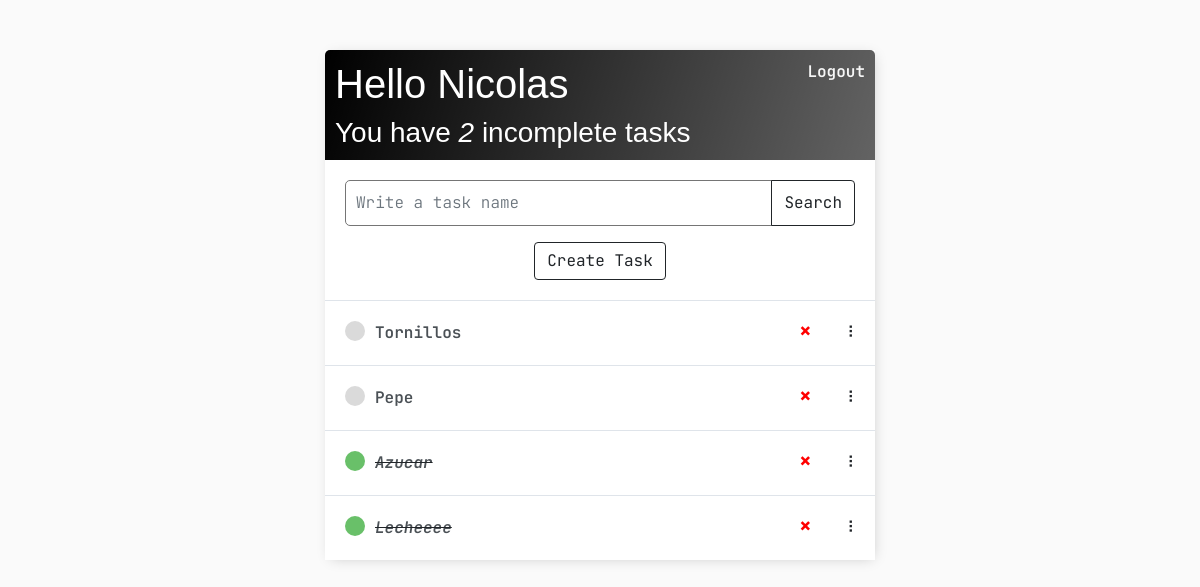
Screenshot of / (signed in) with the database file from the repository.
### base/models.py (models this page shows, shortened)
class Task(models.Model):
    user = models.ForeignKey(User, on_delete= models.CASCADE, null= True, blank= True)
    title = models.CharField(max_length=200)
    description = models.TextField(null= True, blank= True)
    complete = models.BooleanField(default= False)
    create = models.DateTimeField(auto_now_add= True)
    class Meta:
        ordering = ['complete'];

### base/views.py (the view)
# urls.py: path('', TaskList.as_view(), name='tasks'),
class TaskList(LoginRequiredMixin, ListView):
    model = Task
    context_object_name = 'tasks'
    def get_context_data(self, **kwargs):
        context = super().get_context_data(**kwargs)
        context['tasks'] = context['tasks'].filter(user=self.request.user)
        context['count'] = context['tasks'].filter(complete=False).count()
        search_input = self.request.GET.get('search-area') or ''
        if search_input:
            context['tasks'] = context['tasks'].filter(title__startswith= search_input)
        context['search_input'] = search_input
        return context

### base/templates/base/task_list.html (shortened to what this page needs)
{% extends 'base/main.html' %} {% block content %}
<div class="header-bar">
    <div>
        <h1>Hello {{request.user|title}}</h1>
        <h3 style="margin:0">You have <i>{{count}}</i> incomplete task{{ count|pluralize:"s" }}</h3>
    </div>
    {% if request.user.is_authenticated %}
        <a href="{% url 'logout' %}">Logout</a>
    {% else %}
        <a href="{% url 'login' %}">Login</a>
    {% endif %}
</div>
<div id="search-add-wrapper">
    <form method="GET">
        <div class="input-group mb-3">
            <input type="text" class="form-control"  name='search-area' placeholder="Write a task name" value="{{search_input}}">
            <button class="btn btn-outline-dark" type="submit">Search</button>
        </div>
        {% if tasks|length > 0 %}
            <div class="row">
                <div class="col text-center">
                    <button class="btn btn-outline-dark"  href="{% url 'task-create' %}">Create Task</button>
                </div>
            </div>
        {% endif %}
    </form>
</div>
<div id="tasklist" class="task-items-wrapper">
    {% for task in tasks %}
    <div class="task-wrapper" data-position="{{task.pk}}">
        <div class="task-title">
            {% if task.complete %}
                <div class="task-complete-icon"></div>
                <i>
                    <s>
                        <a href="{% url 'task-update' task.id %}">{{task.title}}</a>
                    </s>
                </i>
            {% else %}
                <div class="task-incomplete-icon"></div>
                <a href="{% url 'task-update' task.id %}">{{task.title}}</a>
            {% endif %}
        </div>
        <div class="task-controls">
            <a class="delete-link" href="{% url 'task-delete' task.id %}">&#215;</a>
            <span class="handle">&nbsp;&#10247;</span>
        </div>
    </div>
    {% empty %}
        <div style="text-align: center; padding-bottom: 10px; line-height: 1em;">
            <h3>Nothing to show here. Please follow this link:</h3>
            <a href="{% url 'task-create' %}"> Create a New Task</a>
        </div>
    {% endfor %}
</div>
{% endblock content %}

### base/templates/base/main.html (style rules this page uses)
body { background-color: #FAFAFA; font-family: 'JetBrains Mono', monospace; padding-top: 50px; }
h1, h2, h3, h4, h5, h6 { font-family: 'Raleway', sans-serif; }
a, p { color: #4b5156 }
a { font-weight: 600; }
input { outline: none; border: none; }
.header-bar { display: flex; justify-content: space-between; color: #fff; padding: 10px; border-radius: 5px 5px 0 0; background: linear-gradient(108deg, rgba(0,0,0,1) 0%, rgba(0,0,0,0.612857404692082) 100%); }
.header-bar a { color: rgb(247, 247, 247); text-decoration: none; }
.task-wrapper { display: flex; align-items: center; justify-content: space-between; background-color: #fff; border-top: 1px solid #dfe4ea; overflow: hidden; }
.task-title { display: flex; padding: 20px; }
.task-title a { text-decoration: none; color: #4b5156; margin-left: 10px; }
.task-complete-icon { height: 20px; width: 20px; background-color: rgb(105, 192, 105); border-radius: 50%; }
.task-incomplete-icon { height: 20px; width: 20px; background-color: rgb(218, 218, 218); border-radius: 50%; }
.delete-link { text-decoration: none; font-weight: 900; color: red; font-weight: bold; font-size: 22px; line-height: 0; padding: 20px 0px; }
.handle { display: inline-block; padding: 20px 16px; cursor: grab; user-select: none; }
.handle:after, .handle:before { display: block; content: ""; }
#search-add-wrapper { padding: 20px; }
input[type=text], input[type=password], textarea { border: 1px solid #757575; border-radius: 5px; padding: 10px; width: 90%; }
::placeholder { font-weight: 300; opacity: 0.5; }

### rows the page displays
Task: title "Tornillos"
Task: title "Pepe"
Task: title "Azucar"
Task: title "Lecheeee"

### other values shown
{{ request.user|title }} "Nicolas"
{{ count }} "2"
